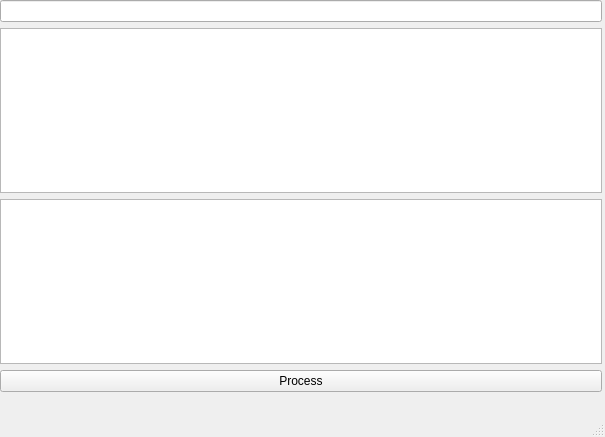
<?xml version="1.0" encoding="UTF-8"?>
<ui version="4.0">
 <class>MainWindow</class>
 <widget class="QMainWindow" name="MainWindow">
  <property name="geometry">
   <rect>
    <x>0</x>
    <y>0</y>
    <width>605</width>
    <height>437</height>
   </rect>
  </property>
  <property name="windowTitle">
   <string>MainWindow</string>
  </property>
  <widget class="QWidget" name="centralwidget">
   <widget class="QWidget" name="layoutWidget">
    <property name="geometry">
     <rect>
      <x>0</x>
      <y>0</y>
      <width>602</width>
      <height>392</height>
     </rect>
    </property>
    <layout class="QVBoxLayout" name="verticalLayout">
     <item>
      <widget class="QLineEdit" name="LE_regexp"/>
     </item>
     <item>
      <widget class="QTextEdit" name="TE_in"/>
     </item>
     <item>
      <widget class="QTextEdit" name="TE_out">
       <property name="minimumSize">
        <size>
         <width>300</width>
         <height>0</height>
        </size>
       </property>
      </widget>
     </item>
     <item>
      <widget class="QPushButton" name="PB_process">
       <property name="text">
        <string>Process</string>
       </property>
      </widget>
     </item>
    </layout>
   </widget>
  </widget>
  <widget class="QMenuBar" name="menubar">
   <property name="geometry">
    <rect>
     <x>0</x>
     <y>0</y>
     <width>605</width>
     <height>23</height>
    </rect>
   </property>
  </widget>
  <widget class="QStatusBar" name="statusbar"/>
 </widget>
 <resources/>
 <connections/>
</ui>
